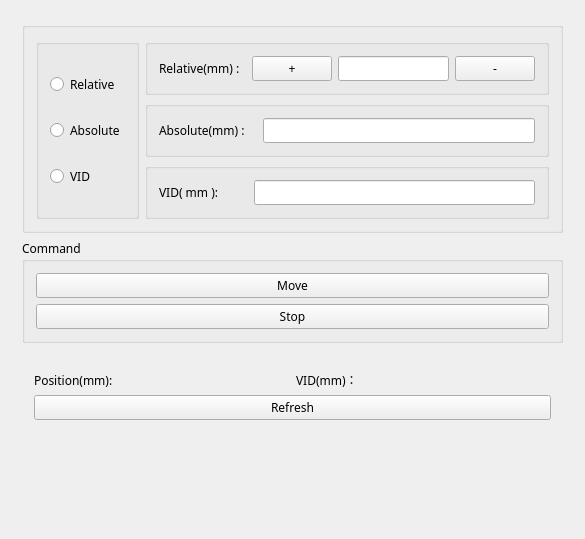
<?xml version="1.0" encoding="UTF-8"?>
<ui version="4.0">
 <class>FocusControlWidgetClass</class>
 <widget class="QWidget" name="FocusControlWidgetClass">
  <property name="geometry">
   <rect>
    <x>0</x>
    <y>0</y>
    <width>585</width>
    <height>539</height>
   </rect>
  </property>
  <property name="font">
   <font>
    <family>微软雅黑</family>
   </font>
  </property>
  <property name="windowTitle">
   <string>FocusControlWidget</string>
  </property>
  <layout class="QGridLayout" name="gridLayout_2">
   <item row="0" column="0">
    <widget class="QWidget" name="widget_focus" native="true">
     <layout class="QGridLayout" name="gridLayout_3">
      <item row="1" column="0" colspan="2">
       <widget class="QGroupBox" name="grp_1dCommand_2">
        <property name="title">
         <string>Command</string>
        </property>
        <layout class="QVBoxLayout" name="verticalLayout_7">
         <item>
          <widget class="QPushButton" name="focus_move">
           <property name="text">
            <string>Move</string>
           </property>
          </widget>
         </item>
         <item>
          <widget class="QPushButton" name="focus_stop">
           <property name="text">
            <string>Stop</string>
           </property>
          </widget>
         </item>
        </layout>
       </widget>
      </item>
      <item row="2" column="0" colspan="2">
       <layout class="QGridLayout" name="gridLayout">
        <property name="leftMargin">
         <number>12</number>
        </property>
        <property name="rightMargin">
         <number>12</number>
        </property>
        <item row="1" column="4">
         <widget class="QLabel" name="vid">
          <property name="text">
           <string/>
          </property>
         </widget>
        </item>
        <item row="1" column="1">
         <widget class="QLabel" name="label_27">
          <property name="text">
           <string>Position(mm):</string>
          </property>
         </widget>
        </item>
        <item row="1" column="2">
         <widget class="QLabel" name="camera_pos">
          <property name="text">
           <string/>
          </property>
         </widget>
        </item>
        <item row="1" column="3">
         <widget class="QLabel" name="label_28">
          <property name="text">
           <string>VID(mm)：</string>
          </property>
         </widget>
        </item>
        <item row="2" column="1" colspan="4">
         <widget class="QPushButton" name="getPosition">
          <property name="text">
           <string>Refresh</string>
          </property>
         </widget>
        </item>
        <item row="0" column="1">
         <widget class="QLabel" name="label">
          <property name="text">
           <string/>
          </property>
         </widget>
        </item>
       </layout>
      </item>
      <item row="0" column="0" colspan="2">
       <widget class="QGroupBox" name="groupBox_14">
        <property name="title">
         <string/>
        </property>
        <layout class="QHBoxLayout" name="horizontalLayout_10">
         <item>
          <widget class="QGroupBox" name="grp_rel_2">
           <property name="title">
            <string/>
           </property>
           <layout class="QVBoxLayout" name="verticalLayout_10">
            <item>
             <widget class="QRadioButton" name="focus_relative">
              <property name="text">
               <string>Relative</string>
              </property>
              <property name="checked">
               <bool>false</bool>
              </property>
             </widget>
            </item>
            <item>
             <widget class="QRadioButton" name="focus_global">
              <property name="text">
               <string>Absolute</string>
              </property>
             </widget>
            </item>
            <item>
             <widget class="QRadioButton" name="focus_VID">
              <property name="text">
               <string>VID</string>
              </property>
             </widget>
            </item>
           </layout>
          </widget>
         </item>
         <item>
          <layout class="QVBoxLayout" name="verticalLayout_11">
           <item>
            <widget class="QGroupBox" name="grb_1DGlobal_2">
             <property name="title">
              <string/>
             </property>
             <layout class="QHBoxLayout" name="horizontalLayout_17">
              <item>
               <widget class="QLabel" name="label_29">
                <property name="text">
                 <string>Relative(mm) :  </string>
                </property>
               </widget>
              </item>
              <item>
               <widget class="QPushButton" name="focus_Addition">
                <property name="text">
                 <string>+</string>
                </property>
               </widget>
              </item>
              <item>
               <widget class="QLineEdit" name="focus_relative_text"/>
              </item>
              <item>
               <widget class="QPushButton" name="focus_subtraction">
                <property name="text">
                 <string>-</string>
                </property>
               </widget>
              </item>
             </layout>
            </widget>
           </item>
           <item>
            <widget class="QGroupBox" name="groupBox_9">
             <property name="title">
              <string/>
             </property>
             <layout class="QHBoxLayout" name="horizontalLayout_11">
              <item>
               <widget class="QLabel" name="label_30">
                <property name="text">
                 <string>Absolute(mm) :    </string>
                </property>
               </widget>
              </item>
              <item>
               <widget class="QLineEdit" name="focus_global_text"/>
              </item>
             </layout>
            </widget>
           </item>
           <item>
            <widget class="QGroupBox" name="groupBox_16">
             <property name="title">
              <string/>
             </property>
             <layout class="QHBoxLayout" name="horizontalLayout_21">
              <property name="spacing">
               <number>17</number>
              </property>
              <item>
               <widget class="QLabel" name="label_31">
                <property name="text">
                 <string>VID( mm ):      </string>
                </property>
               </widget>
              </item>
              <item>
               <widget class="QLineEdit" name="focus_vid_text">
                <property name="alignment">
                 <set>Qt::AlignLeading|Qt::AlignLeft|Qt::AlignVCenter</set>
                </property>
               </widget>
              </item>
             </layout>
            </widget>
           </item>
          </layout>
         </item>
        </layout>
       </widget>
      </item>
     </layout>
    </widget>
   </item>
   <item row="1" column="0">
    <spacer name="verticalSpacer">
     <property name="orientation">
      <enum>Qt::Vertical</enum>
     </property>
     <property name="sizeHint" stdset="0">
      <size>
       <width>20</width>
       <height>40</height>
      </size>
     </property>
    </spacer>
   </item>
  </layout>
 </widget>
 <layoutdefault spacing="6" margin="11"/>
 <resources/>
 <connections/>
</ui>
